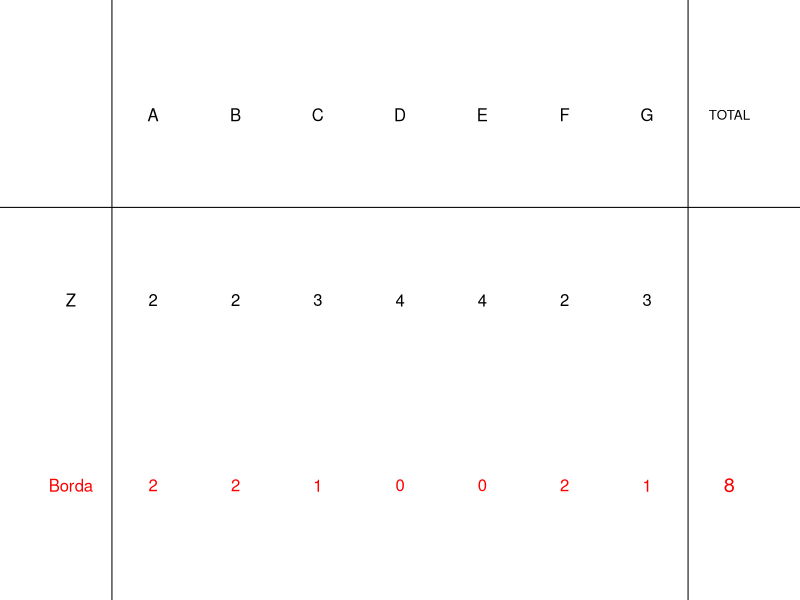

Source code (R):
## ---- chunk 1
nc = sample(3:6,1)
nv = 7

compare = function(prefs,i,j){
    pi = 0
    pj = 0
    for(k in 1:nv){
        prefi = prefs[[k]][i]
        prefj = prefs[[k]][j]
        if(prefi < prefj){
            pi = pi+1
        }
        if(prefj < prefi){
            pj = pj+1
        }
    }
    if(pi>pj){
        win = i
        lose = j
    }
    if(pj>pi){
        win = j
        lose = i
    }
    if(pj==pi){
        win = 0
        lose = 0
    }
    return(c(pi,pj,win,lose))
}

condorcet = function(prefs){
    nv = length(prefs)
    nc = length(prefs[[1]])
    alwayswin = rep(T,nc)
    for(i in 1:(nc-1)){
        for(j in (i+1):nc){
            pi = 0
            pj = 0
            for(k in 1:nv){
                prefi = prefs[[k]][i]
                prefj = prefs[[k]][j]
                if(prefi < prefj){
                    pi = pi+1
                }
                if(prefj < prefi){
                    pj = pj+1
                }
            }
            if(pi <= pj){
                alwayswin[i] = F
            }
            if(pi >= pj){
                alwayswin[j] = F
            }
        }
    }
    if(length(unique(alwayswin))==2){
        return(which(alwayswin))
    } else {
        return(0)
    }
}

plurality = function(prefs){
    nv = length(prefs)
    nc = length(prefs[[1]])
    points = rep(0,nc)
    for(k in 1:nv){
        wo = which(prefs[[k]]==1)
        points[wo] = points[wo]+1
    }
    mp = max(points)
    if(sum(mp==points)==1){
        return(which(points==mp))
    } else {
        return(0)
    }
}

borda = function(prefs){
    np = length(prefs)
    nc = length(prefs[[1]])
    bps = rep(0,nc)
    for(i in 1:np){
        for(j in 1:nc){
            bp = nc-prefs[[i]][j]
            bps[j] = bps[j]+bp
        }
    }
    win = which(bps==max(bps))
    if(length(win)>1){
        return(0)
    } else {
        return(win)
    }
}

borda_pts = function(prefs){
    np = length(prefs)
    nc = length(prefs[[1]])
    bps = rep(0,nc)
    for(i in 1:np){
        for(j in 1:nc){
            bp = nc-prefs[[i]][j]
            bps[j] = bps[j]+bp
        }
    }
    return(bps)
}

nocond = sample(c(T,F),1,F,c(1,nc))

while(T){
    prefs = list()
    for(i in 1:nv){
        pref = sample(1:nc)
        prefs[[i]] = pref
    }
    cond = condorcet(prefs)
    plur = plurality(prefs)
    if(cond!=0 && cond!=plur && nocond==F){
        sol = paste0(1*(cond==1:(nc+1)),collapse="")
        break
    }
    if(nocond==T && cond==0 && plur!=0){
        sol = paste0(paste0(rep(0,nc),collapse=""),"1")
        break
    }
}

wo = sample(1:nc,1)
ans = borda_pts(prefs)[wo]
cans = LETTERS[26-nc+1:nc]

## ---- chunk 2
for(i in 1:nc){
    cat(paste0("| candidate ",LETTERS[26-nc+i]," | "))
    for(j in 1:nv){
        cat(paste0(prefs[[j]][i]," | "))
    }
    cat("\n")
}
## ---- chunk 3
mkbtab = function(prefs,i=1){
    par(mar=c(0,0,0,0))
    plot(0,0,"n",xlim=c(-1,nv+1),ylim=c(0.5,3.5),axes=F,ann=F)
    text(-0.5,2,cans[i])
    text(-0.5,1,"Borda",col="red")
    for(k in 1:nv){
        text(k-0.5,3,LETTERS[k])
        text(k-0.5,2,prefs[[k]][i])
        text(k-0.5,1,nc-prefs[[k]][i],col="red")
        # if(prefs[[k]][i]>prefs[[k]][j]){
        #     mkcirc(k-0.5,1)
        # } else {
        #     mkcirc(k-0.5,2)
        # }
    }
    # text(nv+0.5,2,cc[1],col="red",cex=1.2)
    text(nv+0.5,1,borda_pts(prefs)[i],col="red",cex=1.2)
    abline(h=2.5)
    abline(v=0)
    abline(v=nv)
    text(nv+0.5,3,"TOTAL",cex=0.8)
}
mkbtab(prefs,wo)
